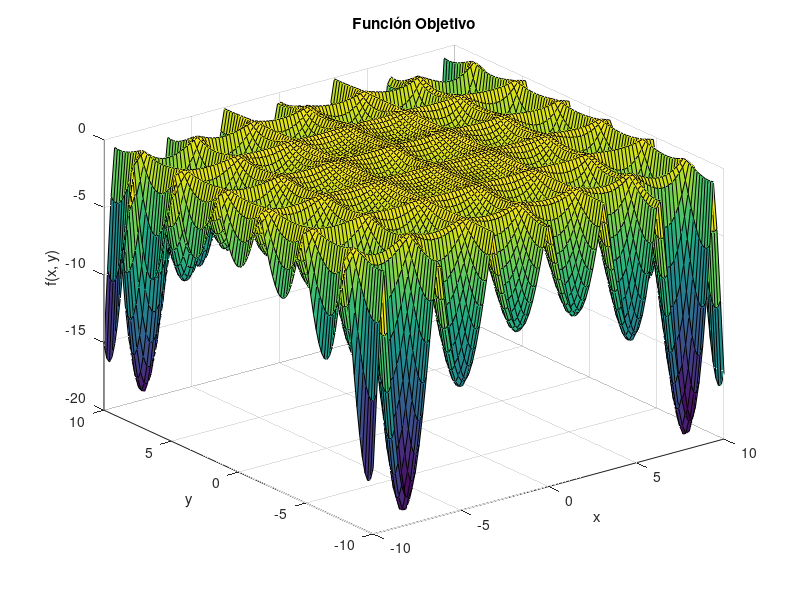

Reproduce this figure in MATLAB. (Note: this script raises an error after producing the figure.)
clc;clear all
%% a) graficar la función y optimizar mediante fmincon
% Definir los límites de x e y
x = linspace(-10, 10, 100);
y = linspace(-10, 10, 100);

% Crear una malla de puntos x, y
[X, Y] = meshgrid(x, y);

% Calcular los valores de la función en cada punto de la malla
Z = -abs(sin(X).*cos(Y).*exp(abs(1 - (sqrt(X.^2 + Y.^2)/pi))));

% Graficar la función
surf(X, Y, Z);
title('Función Objetivo');
xlabel('x');
ylabel('y');
zlabel('f(x, y)');
%%
% Definir la función
fun = @(x) -abs(sin(x(1))*cos(x(2))*exp(abs(1 - (sqrt(x(1)^2 + x(2)^2)/pi))));

% Definir los límites de las variables x e y
lb = [-10, -10]; % Límites inferiores
ub = [10, 10];   % Límites superiores

options = optimoptions('fmincon', 'Algorithm', 'sqp'); % Utilizando el método Sequential Quadratic Programming (SQP)

% Ejecutar la optimización
tic; % Iniciar temporizador
[x_opt, fval] = fmincon(fun, [0, 0], [], [], [], [], lb, ub, [], options);
tiempo_ejecucion = toc; % Detener temporizador

% Mostrar los resultados
disp('---------------------------------------------------')
disp('Optimizacion iniciando en x_0,y_0 = [0, 0]')
disp(['Valor mínimo de f(x, y): ', num2str(fval)]);
disp(['Punto de solución encontrado: [', num2str(x_opt(1)), ', ', num2str(x_opt(2)), ']']);
disp(['Tiempo de ejecución: ', num2str(tiempo_ejecucion), ' segundos']);
disp('---------------------------------------------------')

% Ejecutar la optimización segundo punto de inicializacion
tic; % Iniciar temporizador
[x_opt_2, fval_2] = fmincon(fun, [10, -10], [], [], [], [], lb, ub, [], options);
tiempo_ejecucion_2 = toc; % Detener temporizador

% Mostrar los resultados
disp('---------------------------------------------------')
disp('Optimizacion iniciando en x_0,y_0 = [10, -10]')
disp(['Valor mínimo de f(x, y): ', num2str(fval_2)]);
disp(['Punto de solución encontrado: [', num2str(x_opt_2(1)), ', ', num2str(x_opt_2(2)), ']']);
disp(['Tiempo de ejecución: ', num2str(tiempo_ejecucion_2), ' segundos']);
disp('---------------------------------------------------')

% Ejecutar la optimización tercero punto de inicializacion
tic; % Iniciar temporizador
[x_opt_3, fval_3] = fmincon(fun, [-5, -5], [], [], [], [], lb, ub, [], options);
tiempo_ejecucion_3 = toc; % Detener temporizador

% Mostrar los resultados
disp('---------------------------------------------------')
disp('Optimizacion iniciando en x_0,y_0 = [-5, -5]')
disp(['Valor mínimo de f(x, y): ', num2str(fval_3)]);
disp(['Punto de solución encontrado: [', num2str(x_opt_3(1)), ', ', num2str(x_opt_3(2)), ']']);
disp(['Tiempo de ejecución: ', num2str(tiempo_ejecucion_3), ' segundos']);
disp('---------------------------------------------------')

% Ejecutar la optimización cuarto punto de inicializacion
tic; % Iniciar temporizador
[x_opt_4, fval_4] = fmincon(fun, [-3, 1], [], [], [], [], lb, ub, [], options);
tiempo_ejecucion_4 = toc; % Detener temporizador

% Mostrar los resultados
disp('---------------------------------------------------')
disp('Optimizacion iniciando en x_0,y_0 = [-3, 1]')
disp(['Valor mínimo de f(x, y): ', num2str(fval_4)]);
disp(['Punto de solución encontrado: [', num2str(x_opt_4(1)), ', ', num2str(x_opt_4(2)), ']']);
disp(['Tiempo de ejecución: ', num2str(tiempo_ejecucion_4), ' segundos']);
disp('---------------------------------------------------')

% Ejecutar la optimización quinto punto de inicializacion
tic; % Iniciar temporizador
[x_opt_5, fval_5] = fmincon(fun, [0.5, -1], [], [], [], [], lb, ub, [], options);
tiempo_ejecucion_5 = toc; % Detener temporizador

% Mostrar los resultados
disp('---------------------------------------------------')
disp('Optimizacion iniciando en x_0,y_0 = [0.5, -1]')
disp(['Valor mínimo de f(x, y): ', num2str(fval_5)]);
disp(['Punto de solución encontrado: [', num2str(x_opt_5(1)), ', ', num2str(x_opt_5(2)), ']']);
disp(['Tiempo de ejecución: ', num2str(tiempo_ejecucion_5), ' segundos']);
disp('---------------------------------------------------')

%% b) Optimizar mediante PSO 

fun = @(x) -abs(sin(x(1))*cos(x(2))*exp(abs(1 - (sqrt(x(1)^2 + x(2)^2)/pi))));

% Definir los límites de las variables x e y
lb = [-10, -10]; % Límites inferiores
ub = [10, 10];   % Límites superiores

% Definir la configuración de PSO
options_pso_1 = optimoptions('particleswarm','MaxIterations', 50, 'SwarmSize',5);

% Ejecutar la optimización con PSO
tic;
[x_opt_pso_1, fval_pso_1] = particleswarm(fun, 2, lb, ub, options_pso_1);
tiempo_ejecucion_pso_1 = toc;

% Mostrar los resultados
disp('---------------------------------------------------')
disp('Optimizacion con 5 partículas y 50 iteraciones')
disp(['Valor mínimo de f(x, y): ', num2str(fval_pso_1)]);
disp(['Punto de solución encontrado: [', num2str(x_opt_pso_1(1)), ', ', num2str(x_opt_pso_1(2)), ']']);
disp(['Tiempo de ejecución: ', num2str(tiempo_ejecucion_pso_1), ' segundos']);
disp('---------------------------------------------------')



% Definir la configuración de PSO
options_pso_2 = optimoptions('particleswarm','MaxIterations', 100, 'SwarmSize',10);

% Ejecutar la optimización con PSO
tic;
[x_opt_pso_2, fval_pso_2] = particleswarm(fun, 2, lb, ub, options_pso_2);
tiempo_ejecucion_pso_2 = toc;

% Mostrar los resultados
disp('---------------------------------------------------')
disp('Optimizacion con 10 partículas y 100 iteraciones')
disp(['Valor mínimo de f(x, y): ', num2str(fval_pso_2)]);
disp(['Punto de solución encontrado: [', num2str(x_opt_pso_2(1)), ', ', num2str(x_opt_pso_2(2)), ']']);
disp(['Tiempo de ejecución: ', num2str(tiempo_ejecucion_pso_2), ' segundos']);
disp('---------------------------------------------------')



% Definir la configuración de PSO
options_pso_3 = optimoptions('particleswarm','MaxIterations', 500, 'SwarmSize',50);

% Ejecutar la optimización con PSO
tic;
[x_opt_pso_3, fval_pso_3] = particleswarm(fun, 2, lb, ub, options_pso_3);
tiempo_ejecucion_pso_3 = toc;

% Mostrar los resultados
disp('---------------------------------------------------')
disp('Optimizacion con 50 partículas y 500 iteraciones')
disp(['Valor mínimo de f(x, y): ', num2str(fval_pso_3)]);
disp(['Punto de solución encontrado: [', num2str(x_opt_pso_3(1)), ', ', num2str(x_opt_pso_3(2)), ']']);
disp(['Tiempo de ejecución: ', num2str(tiempo_ejecucion_pso_3), ' segundos']);
disp('---------------------------------------------------')




% Definir la configuración de PSO
options_pso_4 = optimoptions('particleswarm','MaxIterations', 5000, 'SwarmSize',5);

% Ejecutar la optimización con PSO
tic;
[x_opt_pso_4, fval_pso_4] = particleswarm(fun, 2, lb, ub, options_pso_4);
tiempo_ejecucion_pso_4 = toc;

% Mostrar los resultados
disp('---------------------------------------------------')
disp('Optimizacion con 5 partículas y 5000 iteraciones')
disp(['Valor mínimo de f(x, y): ', num2str(fval_pso_4)]);
disp(['Punto de solución encontrado: [', num2str(x_opt_pso_4(1)), ', ', num2str(x_opt_pso_4(2)), ']']);
disp(['Tiempo de ejecución: ', num2str(tiempo_ejecucion_pso_4), ' segundos']);
disp('---------------------------------------------------')



% Definir la configuración de PSO
options_pso_5 = optimoptions('particleswarm','MaxIterations', 5, 'SwarmSize',5000);

% Ejecutar la optimización con PSO
tic;
[x_opt_pso_5, fval_pso_5] = particleswarm(fun, 2, lb, ub, options_pso_5);
tiempo_ejecucion_pso_5 = toc;

% Mostrar los resultados
disp('---------------------------------------------------')
disp('Optimizacion con 5000 partículas y 5 iteraciones')
disp(['Valor mínimo de f(x, y): ', num2str(fval_pso_5)]);
disp(['Punto de solución encontrado: [', num2str(x_opt_pso_5(1)), ', ', num2str(x_opt_pso_5(2)), ']']);
disp(['Tiempo de ejecución: ', num2str(tiempo_ejecucion_pso_5), ' segundos']);
disp('---------------------------------------------------')


%% c) Optimizar mediante GA

% Definir la función
fun = @(x) -abs(sin(x(1))*cos(x(2))*exp(abs(1 - (sqrt(x(1)^2 + x(2)^2)/pi))));

% Definir los límites de las variables x e y
lb = [-10, -10]; % Límites inferiores
ub = [10, 10];   % Límites superiores

options_ga_1 = optimoptions('ga','MaxGenerations', 50, 'PopulationSize',5);

tic;
[x_opt_ga_1, fval_ga_1] = ga(fun,2,[],[],[],[],lb,ub,[],options_ga_1);
tiempo_ejecucion_ga_1 = toc;

% Mostrar los resultados
disp('---------------------------------------------------')
disp('Optimizacion con poblacion 5 y 50 iteraciones')
disp(['Valor mínimo de f(x, y): ', num2str(fval_ga_1)]);
disp(['Punto de solución encontrado: [', num2str(x_opt_ga_1(1)), ', ', num2str(x_opt_ga_1(2)), ']']);
disp(['Tiempo de ejecución: ', num2str(tiempo_ejecucion_ga_1), ' segundos']);
disp('---------------------------------------------------')



options_ga_2 = optimoptions('ga','MaxGenerations', 100, 'PopulationSize',10);

tic;
[x_opt_ga_2, fval_ga_2] = ga(fun,2,[],[],[],[],lb,ub,[],options_ga_2);
tiempo_ejecucion_ga_2 = toc;

% Mostrar los resultados
disp('---------------------------------------------------')
disp('Optimizacion con poblacion 10 y 100 iteraciones')
disp(['Valor mínimo de f(x, y): ', num2str(fval_ga_2)]);
disp(['Punto de solución encontrado: [', num2str(x_opt_ga_2(1)), ', ', num2str(x_opt_ga_2(2)), ']']);
disp(['Tiempo de ejecución: ', num2str(tiempo_ejecucion_ga_2), ' segundos']);
disp('---------------------------------------------------')



options_ga_3 = optimoptions('ga','MaxGenerations', 500, 'PopulationSize',50);

tic;
[x_opt_ga_3, fval_ga_3] = ga(fun,2,[],[],[],[],lb,ub,[],options_ga_3);
tiempo_ejecucion_ga_3 = toc;

% Mostrar los resultados
disp('---------------------------------------------------')
disp('Optimizacion con poblacion 50 y 500 iteraciones')
disp(['Valor mínimo de f(x, y): ', num2str(fval_ga_3)]);
disp(['Punto de solución encontrado: [', num2str(x_opt_ga_3(1)), ', ', num2str(x_opt_ga_3(2)), ']']);
disp(['Tiempo de ejecución: ', num2str(tiempo_ejecucion_ga_3), ' segundos']);
disp('---------------------------------------------------')



options_ga_4 = optimoptions('ga','MaxGenerations', 5000, 'PopulationSize',5);

tic;
[x_opt_ga_4, fval_ga_4] = ga(fun,2,[],[],[],[],lb,ub,[],options_ga_4);
tiempo_ejecucion_ga_4 = toc;

% Mostrar los resultados
disp('---------------------------------------------------')
disp('Optimizacion con poblacion 5 y 5000 iteraciones')
disp(['Valor mínimo de f(x, y): ', num2str(fval_ga_4)]);
disp(['Punto de solución encontrado: [', num2str(x_opt_ga_4(1)), ', ', num2str(x_opt_ga_4(2)), ']']);
disp(['Tiempo de ejecución: ', num2str(tiempo_ejecucion_ga_4), ' segundos']);
disp('---------------------------------------------------')



options_ga_5 = optimoptions('ga','MaxGenerations', 5, 'PopulationSize',5000);

tic;
[x_opt_ga_5, fval_ga_5] = ga(fun,2,[],[],[],[],lb,ub,[],options_ga_5);
tiempo_ejecucion_ga_5 = toc;

% Mostrar los resultados
disp('---------------------------------------------------')
disp('Optimizacion con poblacion 5000 y 5 iteraciones')
disp(['Valor mínimo de f(x, y): ', num2str(fval_ga_5)]);
disp(['Punto de solución encontrado: [', num2str(x_opt_ga_5(1)), ', ', num2str(x_opt_ga_5(2)), ']']);
disp(['Tiempo de ejecución: ', num2str(tiempo_ejecucion_ga_5), ' segundos']);
disp('---------------------------------------------------')


